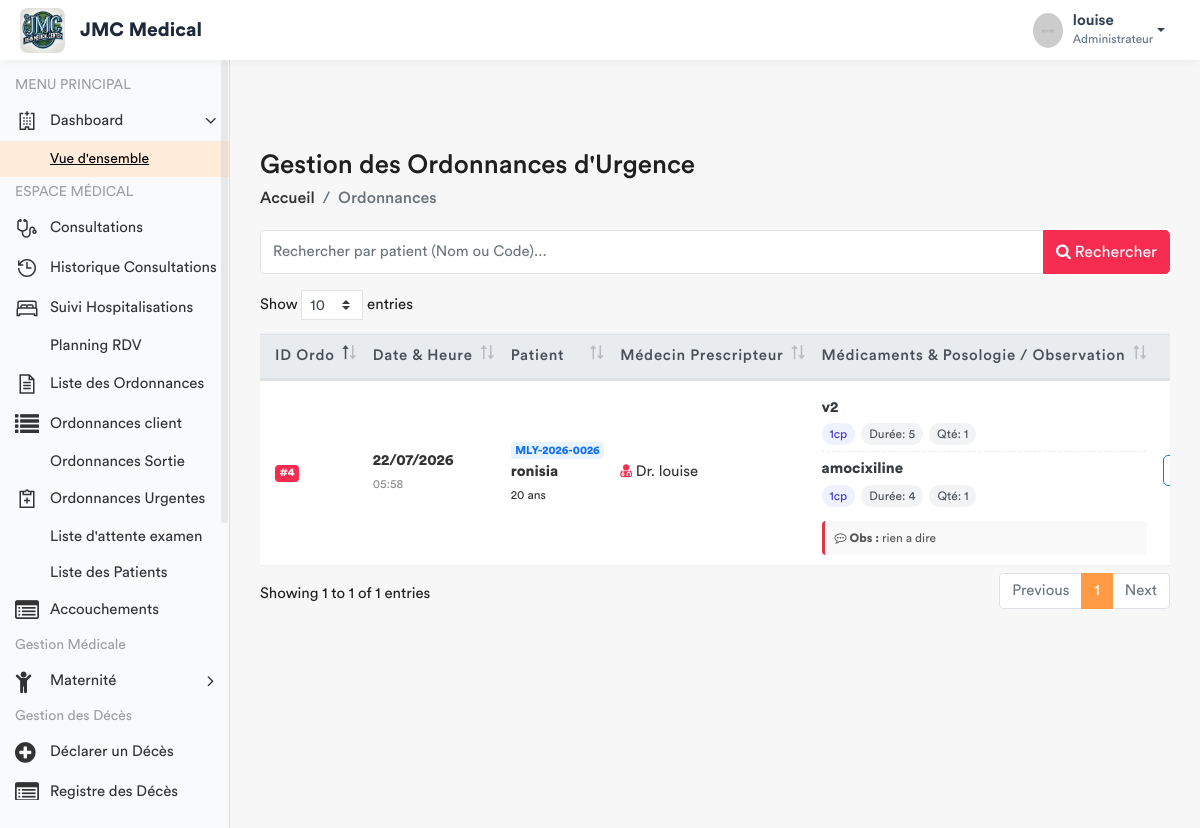
Page /consultations/ordonnances-urgence/ (signed in) on the earlier database version.
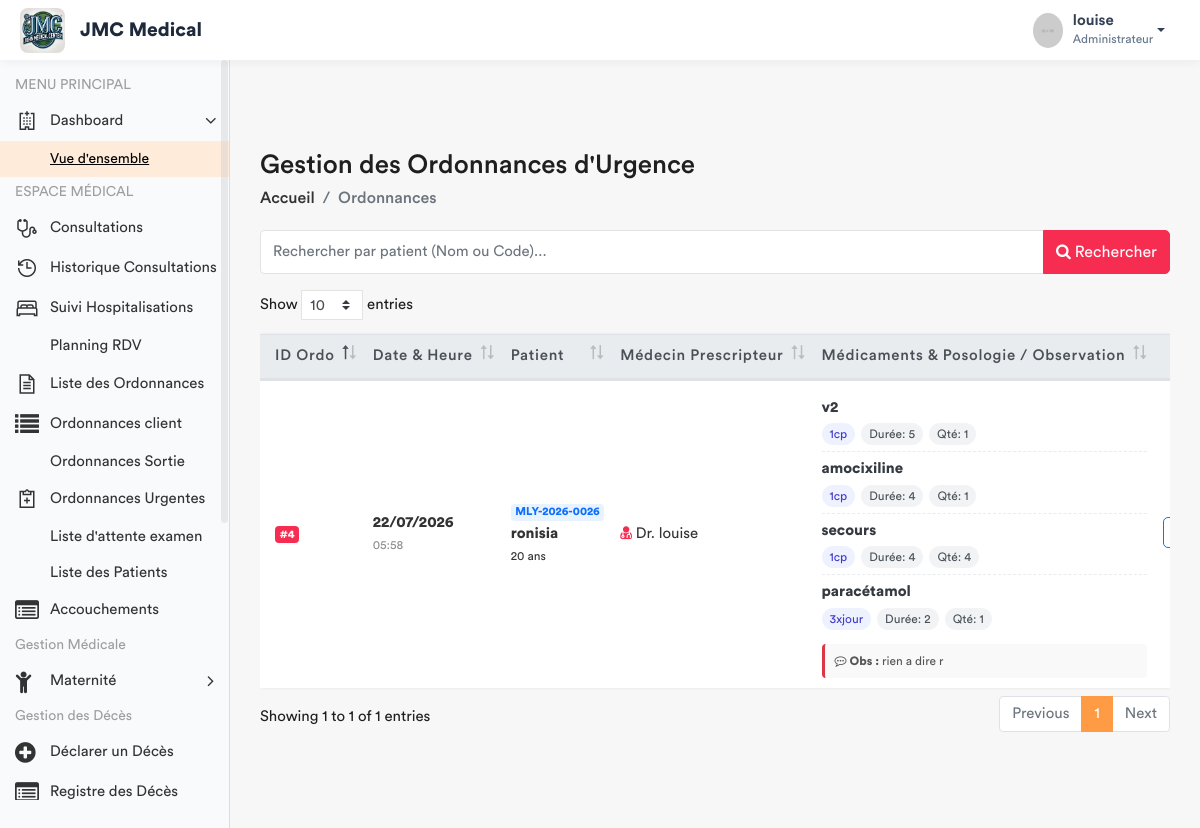
Same page on the later database version.
### app/models.py (models this page shows, shortened)
class Ordonnance(models.Model):
    TYPE_CHOICES = [('URGENCE', 'Ordonnance d’Urgence'), ('DEFINITIVE', 'Ordonnance Définitive')]
    consultation = models.ForeignKey('Consultation', on_delete=models.CASCADE)
    date_prescrite = models.DateTimeField(default=timezone.now)
    type_ordonnance = models.CharField(max_length=20, choices=TYPE_CHOICES, default='URGENCE')
    diagnostic = models.CharField(max_length=255, blank=True)
    observation = models.TextField(blank=True)
    hopital = models.ForeignKey(Hopital , on_delete= models.SET_NULL , null = True)

class Consultation(models.Model):
    triage = models.OneToOneField(SigneVital, db_index=True, on_delete=models.CASCADE)
    medecin = models.ForeignKey(settings.AUTH_USER_MODEL, on_delete=models.SET_NULL, null=True)
    motif_consultation = models.TextField(verbose_name="Motif")
    antecedent = models.CharField(max_length  = 255 , null = True , blank = True)
    histoire_maladie = models.TextField(verbose_name="Histoire de la maladie")
    examen_physique = models.TextField(verbose_name="Examen physique")
    complement_d_anamnese = models.CharField(max_length=200, null=True)
    hypothese_diagnostique = models.TextField(verbose_name="Hypothèse diagnostique")
    date_creation = models.DateTimeField(default=timezone.now)
    consultation_payee = models.BooleanField(default=False, verbose_name="Consultation payée")
    session = models.OneToOneField(SessionSoins, on_delete=models.CASCADE, null=True)
    hopital = models.ForeignKey(Hopital , on_delete= models.SET_NULL , null = True)

class SigneVital(models.Model):
    patient = models.ForeignKey(Patient, on_delete=models.CASCADE)
    temperature = models.DecimalField(max_digits=4, decimal_places=1)
    poids = models.DecimalField(max_digits=5, decimal_places=2)
    tension_arterielle = models.CharField(max_length=10)
    frequence_cardiaque = models.IntegerField()
    frequence_respiratoire = models.IntegerField(null=True, blank=True)
    saturation_oxygene = models.IntegerField(null=True, blank=True)
    date_prelevement = models.DateTimeField(default=timezone.now)
    infirmier = models.ForeignKey(User, on_delete=models.SET_NULL, null=True)
    est_consulte = models.BooleanField(default=False)
    session = models.ForeignKey(SessionSoins, on_delete=models.CASCADE, related_name='signes_vitaux', null=True)
    hopital = models.ForeignKey(Hopital , on_delete= models.SET_NULL , null = True)

class Patient(models.Model):
    TYPE_CHOICES = [
        ('SIMPLE', 'Patient Simple'),
        ('FIDELE', 'Patient Fidèle'),
        ('CONVENTIONNE', 'Patient Conventionné'),
    ]
    code_patient = models.CharField(max_length=20, unique=True, editable=False)
    noms = models.CharField(max_length=100)
    service = models.ForeignKey('Service', on_delete=models.PROTECT, related_name='patients', null=True)
    sexe = models.CharField(max_length=1, choices=[('M', 'Masculin'), ('F', 'Féminin')])
    age = models.CharField(max_length=30)
    adresse = models.TextField()
    telephone = models.CharField(max_length=20)
    hopital = models.ForeignKey(Hopital , on_delete=models.SET_NULL , related_name= 'patient_hopital', null = True)
    type_patient = models.CharField(max_length=15, choices=TYPE_CHOICES, default='SIMPLE')
    a_carte_fidelite = models.BooleanField(default=False, verbose_name="Possède carte de fidélité")
    entreprise = models.ForeignKey(
        'Entreprise',
        on_delete=models.SET_NULL,
        null=True,
        blank=True,
        related_name='patients',
        verbose_name="Entreprise (si conventionné)"
    )
    fiche_payee = models.BooleanField(default=False)
    created_by = models.ForeignKey(User, on_delete=models.SET_NULL, null=True, related_name='patients_crees')
    date_creation = models.DateTimeField(auto_now_add=True)
    date_modification = models.DateTimeField(auto_now=True)

class Medicament(models.Model):
    ordonnance = models.ForeignKey('Ordonnance', on_delete=models.CASCADE, related_name='medicaments')
    nom = models.CharField(max_length=255)
    posologie = models.CharField(max_length=255)
    duree = models.CharField(max_length=100)
    quantite = models.PositiveIntegerField(default=1, null = True, blank= True)
    hopital = models.ForeignKey(Hopital , on_delete= models.SET_NULL , null = True)
    STATUT_CHOICES = [('EN_COURS', 'En cours'), ('STOPPE', 'Stoppé')]
    statut = models.CharField(max_length=20, choices=STATUT_CHOICES, default='EN_COURS')

### app/views.py (the view)
# urls.py: path('consultations/ordonnances-urgence/', views.liste_ordonnances_urgence, name='liste_ordonnances_urgence'),
@login_required
def liste_ordonnances_urgence(request):
    query = request.GET.get('q')
    role = Fonction.objects.select_related('hopital', 'fonctionKey').filter(userKey=request.user).first()
    fonctionKey = role.fonctionKey.roleName if role and role.fonctionKey else None
    hopital_user = role.hopital if role else None
    ordonnances_list = Ordonnance.objects.filter(
        type_ordonnance='URGENCE'
    ).select_related(
        'consultation__triage__patient',
        'consultation__medecin'
    ).prefetch_related(
        'medicaments'
    ).order_by('-date_prescrite')
    if fonctionKey != 'ADMIN':
        if hopital_user:
            ordonnances_list = ordonnances_list.filter(
                consultation__triage__patient__hopital=hopital_user
            )
        else:
            ordonnances_list = ordonnances_list.none()
    if query:
        ordonnances_list = ordonnances_list.filter(
            Q(consultation__triage__patient__noms__icontains=query) |
            Q(consultation__triage__patient__code_patient__icontains=query)
        )
    paginator = Paginator(ordonnances_list, 10)
    page = request.GET.get('page')
    try:
        ordonnances = paginator.page(page)
    except PageNotAnInteger:
        ordonnances = paginator.page(1)
    except EmptyPage:
        ordonnances = paginator.page(paginator.num_pages)
    context = {
        'ordonnances': ordonnances,
        'fonctionKey': fonctionKey,
        'query': query,
    }
    return render(request, 'back-end/medecin/liste_ordonnances_urgence.html', context)

### app/templates/back-end/medecin/liste_ordonnances_urgence.html (shortened to what the changed rows need)
<!DOCTYPE html>
{% load static %}
<html lang="fr">
<head>
    {% include 'back-end/includes/css.html' %}
</head>
<body>
    <div class="main-wrapper">
        <div class="page-wrapper">
            <div class="content container-fluid">
                <div class="row">
                    <div class="col-md-12">
                        <div class="table-responsive">
                            <table class="table table-hover custom-table mb-0 datatable">
                                <thead class="thead-light">
                                    <tr>
                                        <th>ID Ordo</th>
                                        <th>Date & Heure</th>
                                        <th>Patient</th>
                                        <th>Médecin Prescripteur</th>
                                        <th>Médicaments & Posologie / Observation</th>
                                        <th class="text-right">Actions</th>
                                    </tr>
                                </thead>
                                <tbody>
                                    {% for ord in ordonnances %}
                                    <tr>
                                        <td>
                                            <span class="badge badge-danger">#{{ ord.id }}</span>
                                        </td>
                                        <td>
                                            <strong>{{ ord.date_prescrite|date:"d/m/Y" }}</strong><br>
                                            <small class="text-muted">{{ ord.date_prescrite|date:"H:i" }}</small>
                                        </td>
                                        <td>
                                            <span class="badge badge-light-info">{{ ord.consultation.triage.patient.code_patient }}</span><br>
                                            <strong>{{ ord.consultation.triage.patient.noms }}</strong><br>
                                            <small>{{ ord.consultation.triage.patient.age }} ans</small>
                                        </td>
                                        <td>
                                            <i class="fa fa-user-md text-danger"></i>
                                            Dr. {{ ord.consultation.medecin.get_full_name|default:ord.consultation.medecin.username }}
                                        </td>
                                        <td>
                                            <ul class="med-list">
                                                {% for med in ord.medicaments.all %}
                                                <li class="med-item">
                                                    <div>
                                                        <strong class="text-dark">{{ med.nom }}</strong>
                                                    </div>
                                                    <div class="med-meta">
                                                        {% if med.posologie %}
                                                            <span class="med-pill med-pill-primary">{{ med.posologie }}</span>
                                                        {% endif %}
                                                        {% if med.duree %}
                                                            <span class="med-pill">Durée: {{ med.duree }}</span>
                                                        {% endif %}
                                                        <span class="med-pill">Qté: {{ med.quantite }}</span>
                                                    </div>
                                                </li>
                                                {% empty %}
                                                <li class="text-muted">Aucun médicament listé</li>
                                                {% endfor %}
                                            </ul>
                                            {% if ord.observation %}
                                            <div class="obs-box">
                                                <i class="fa fa-commenting-o"></i> <strong>Obs :</strong> {{ ord.observation }}
                                            </div>
                                            {% endif %}
                                        </td>
                                        <td class="text-right action-group">
                                            <a href="{% url 'detail_consultation_view' ord.consultation.id %}" class="btn btn-sm btn-outline-primary">
                                            </a>
                                        </td>
                                    </tr>
                                    {% endfor %}
                                </tbody>
                            </table>
                        </div>
                    </div>
                </div>
            </div>
        </div>
    </div>
</body>
</html>

Differences in the rows shown:
changed Ordonnance "ronisia": observation "rien a dire" → "rien a dire r"
added Medicament: nom "secours", posologie "1cp", duree "4", quantite "4"
added Medicament: nom "paracétamol", posologie "3xjour", duree "2", quantite "1"
